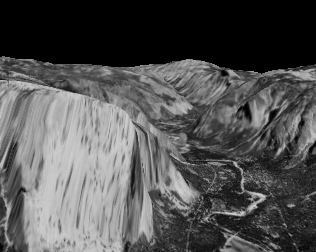
#> input picture CV/PS4/ps04/input_images/DataSeq1/yos_img_01.jpg, 316 x 252 px
$ python experiment.py   (older library calls are emulated)
#> lines starting #> are read from the running program, lines starting #| are printed output that depends on the picture
### CV/PS4/ps04/ps4.py
"""Problem Set 4: Motion Detection"""

import numpy as np
import cv2

# [6 lines left out: function show_image, not called in this run]


def normalize_and_scale(image_in, scale_range=(0, 255)):
    """Normalizes and scales an image to a given range [0, 255].

    Utility function. There is no need to modify it.

    Args:
        image_in (numpy.array): input image.
        scale_range (tuple): range values (min, max). Default set to [0, 255].

    Returns:
        numpy.array: output image.
    """
    image_out = np.zeros(image_in.shape)
    cv2.normalize(image_in, image_out, alpha=scale_range[0],
                  beta=scale_range[1], norm_type=cv2.NORM_MINMAX)

    return image_out


# Assignment code
# [179 lines left out: functions gradient_x, gradient_y, optic_flow_lk, not called in this run]


    # # # ref: https://stackoverflow.com/questions/14321092/lucas-kanade-python-numpy-implementation-uses-enormous-amount-of-memory
    # params = np.zeros(img_a.shape + (5,))  # Ix2, Iy2, Ixy, Ixt, Iyt
    # params[..., 0] = Ix * Ix  # I_x2
    # params[..., 1] = Iy * Iy  # I_y2
    # params[..., 2] = Ix * Iy  # I_xy
    # params[..., 3] = Ix * It  # I_xt
    # params[..., 4] = Iy * It  # I_yt
    # # del Ix, Iy, It
    # cum_params = np.cumsum(np.cumsum(params, axis=0), axis=1)# <-- boxFilter?
    # # del params
    # # ↓ 2 x 2 mat
    # win = 5
    # win_params = (cum_params[2 * win + 1:, 2 * win + 1:] -
    #               cum_params[2 * win + 1:, :-1 - 2 * win] -
    #               cum_params[:-1 - 2 * win, 2 * win + 1:] +
    #               cum_params[:-1 - 2 * win, :-1 - 2 * win])
    # # del cum_params
    # op_flow = np.zeros(img_a.shape + (2,))
    #
    # # ↓ get determinant
    # # I_x2 * I_y2 - I_xy^2
    # det = win_params[..., 0] * win_params[..., 1] - win_params[..., 2] ** 2
    # # ↓ u and v
    # # I_y2 * I_xt - I_xy *  I_yt / det
    # op_flow_x = np.where(det != 0,
    #                      (win_params[..., 1] * win_params[..., 3] -
    #                       win_params[..., 2] * win_params[..., 4]) / det,
    #                      0)
    # # I_x2 * I_yt - I_xy * I_xt / det
    # op_flow_y = np.where(det != 0,
    #                      (win_params[..., 0] * win_params[..., 4] -
    #                       win_params[..., 2] * win_params[..., 3]) / det,
    #                      0)
    #
    # print()


def reduce_image(image):
    """Reduces an image to half its shape.

    The autograder will pass images with even width and height. It is
    up to you to determine values with odd dimensions. For example the
    output image can be the result of rounding up the division by 2:
    (13, 19) -> (7, 10)

    For simplicity and efficiency, implement a convolution-based
    method using the 5-tap separable filter.

    Follow the process shown in the lecture 6B-L3. Also refer to:
    -  Burt, P. J., and Adelson, E. H. (1983). The Laplacian Pyramid
       as a Compact Image Code
    You can find the link in the problem set instructions.

    Args:
        image (numpy.array): grayscale floating-point image, values in
                             [0.0, 1.0].

    Returns:
        numpy.array: output image with half the shape, same type as the
                     input image.
    """
    kernel = np.array([1/16, 4/16, 6/16, 4/16, 1/16])
    gaus_image = cv2.sepFilter2D(image, -1, kernel, kernel)
    reduced = np.array(gaus_image)[::2, ::2]
    return reduced


def gaussian_pyramid(image, levels):
    """Creates a Gaussian pyramid of a given image.

    This method uses reduce_image() at each level. Each image is
    stored in a list of length equal the number of levels.

    The first element in the list ([0]) should contain the input
    image. All other levels contain a reduced version of the previous
    level.

    All images in the pyramid should floating-point with values in

    Args:
        image (numpy.array): grayscale floating-point image, values
                             in [0.0, 1.0].
        levels (int): number of levels in the resulting pyramid.

    Returns:
        list: Gaussian pyramid, list of numpy.arrays.
    """
    gaus_list = []
    reduced_image = image
    gaus_list.append(reduced_image)
    for level in range(1, levels):
        reduced_image = reduce_image(reduced_image)
        gaus_list.append(reduced_image)
    return gaus_list

# ref https://gist.github.com/uchidama/41d1c0a068f1d36dec2706715a7f17aa
def concat_images(im1, im2):
    dst = np.zeros(shape=(max(im1.shape[0], im2.shape[0]), im1.shape[1] + im2.shape[1]))
    dst[0:im1.shape[0], 0:im1.shape[1]] = im1
    dst[0:im2.shape[0], im1.shape[1]:im1.shape[1]+im2.shape[1]] = im2
    return dst


def create_combined_img(img_list):
    """Stacks images from the input pyramid list side-by-side.

    Ordering should be large to small from left to right.

    See the problem set instructions for a reference on how the output
    should look like.

    Make sure you call normalize_and_scale() for each image in the
    pyramid when populating img_out.

    Args:
        img_list (list): list with pyramid images.

    Returns:
        numpy.array: output image with the pyramid images stacked
                     from left to right.
    """
    combined_image = img_list[0]
    combined_image = normalize_and_scale(combined_image)
    for image in img_list[1:]:
        norm_scaled_image = normalize_and_scale(image)
        combined_image = concat_images(combined_image, norm_scaled_image)
    return combined_image


# ref https://stackoverflow.com/questions/27125959/numpy-array-insert-alternate-rows-of-zeros
def expand_image(image):
    """Expands an image doubling its width and height.

    For simplicity and efficiency, implement a convolution-based
    method using the 5-tap separable filter.

    Follow the process shown in the lecture 6B-L3. Also refer to:
    -  Burt, P. J., and Adelson, E. H. (1983). The Laplacian Pyramid
       as a Compact Image Code

    You can find the link in the problem set instructions.

    Args:
        image (numpy.array): grayscale floating-point image, values
                             in [0.0, 1.0].

    Returns:
        numpy.array: same type as 'image' with the doubled height and
                     width.
    """
    expand = np.zeros([image.shape[0]*2, image.shape[1]*2])
    expand[::2, ::2] = image
    kernel = np.array([1 / 8, 4 / 8, 6 / 8, 4 / 8, 1 / 8])
    gaus_image = cv2.sepFilter2D(expand, -1, kernel, kernel)
    return gaus_image


def laplacian_pyramid(g_pyr):
    """Creates a Laplacian pyramid from a given Gaussian pyramid.

    This method uses expand_image() at each level.

    Args:
        g_pyr (list): Gaussian pyramid, returned by gaussian_pyramid().

    Returns:
        list: Laplacian pyramid, with l_pyr[-1] = g_pyr[-1].
    """
    laplacian_list = []
    last_image = g_pyr[-1]
    laplacian_list.append(last_image)
    expanded_image = expand_image(last_image)
    reversed_image_list = reversed(g_pyr[0:-1])
    for image in reversed_image_list:
        if image.shape[0] == expanded_image.shape[0]-1:
            expanded_image = expanded_image[:-1, :]
        if image.shape[1] == expanded_image.shape[1]-1:
            expanded_image = expanded_image[:, :-1]
        lap_im = image - expanded_image
        laplacian_list.append(lap_im)
        expanded_image = expand_image(image)
    return list(reversed(laplacian_list))


# ref https://stackoverflow.com/questions/44041157/how-to-warp-the-later-frame-to-previous-frame-using-optical-flow-image
# [86 lines left out: functions warp, hierarchical_lk, not called in this run]

# [36 lines of commented-out code are left out]

### CV/PS4/ps04/experiment.py
"""Problem Set 4: Motion Detection"""

import cv2
import os
import numpy as np

import ps4

# I/O directories
from track_Bar import TrackBar

input_dir = "input_images"
output_dir = "./"


# Utility code
# [70 lines left out: functions quiver, scale_u_and_v, not called in this run]

INPUT_DIR = "input_images/test_images/"
# [74 lines left out: functions part_1a, part_1b, not called in this run]


def part_2():

    yos_img_01 = cv2.imread(os.path.join(input_dir, 'DataSeq1',
                                         'yos_img_01.jpg'), 0) / 255.
#> yos_img_01: shape (252, 316) float64; min 0, max 0.827, mean 0.326

    # 2a
    levels = 4
    yos_img_01_g_pyr = ps4.gaussian_pyramid(yos_img_01, levels)
#> after the loop in gaussian_pyramid, `for level in range(1, levels):`:
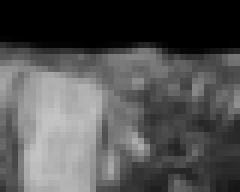
#> reduced_image: shape (32, 40) float64 (shown 6 times larger); min 0, max 0.77, mean 0.321
#> after the loop in gaussian_pyramid, `for level in range(1, levels):`: gaus_list = 4 items
#> yos_img_01_g_pyr = 4 items
    yos_img_01_g_pyr_img = ps4.create_combined_img(yos_img_01_g_pyr)
#> in normalize_and_scale, `cv2.normalize(image_in, image_out, alpha=scale_range[0], beta=scale_ra..`:
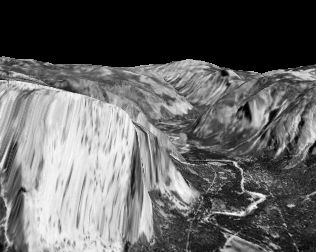
#> image_out: shape (252, 316) float64; min 0, max 255, mean 100.4; drawn with min black and max white
#> the loop in create_combined_img, `for image in img_list[1:]:` made 3 passes
#> after the loop in create_combined_img, `for image in img_list[1:]:`:
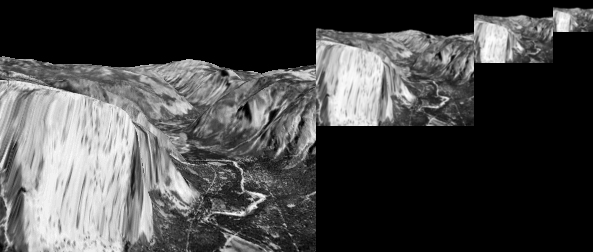
#> combined_image: shape (252, 593) float64; min 0, max 255, mean 71.7; drawn with min black and max white
    cv2.imwrite(os.path.join(output_dir, "ps4-2-a-1.png"),
                yos_img_01_g_pyr_img)

    # 2b
    yos_img_01_l_pyr = ps4.laplacian_pyramid(yos_img_01_g_pyr)
#> in expand_image, `expand[::2, ::2] = image`:
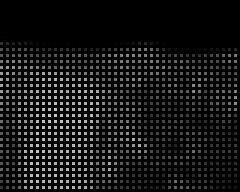
#> expand: shape (64, 80) float64 (shown 3 times larger); min 0, max 0.77, mean 0.0804
#> the loop in laplacian_pyramid, `for image in reversed_image_list:` made 3 passes
#> pass 1, in laplacian_pyramid, `lap_im = image - expanded_image`:
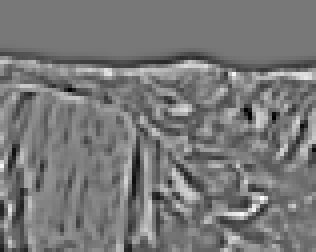
#> lap_im: shape (63, 79) float64 (shown 4 times larger); min -0.192, max 0.214, mean -3.33e-06; drawn with min black and max white
#> yos_img_01_l_pyr = 4 items
    yos_img_01_l_pyr_img = ps4.create_combined_img(yos_img_01_l_pyr)
#> the loop in create_combined_img (call 2), `for image in img_list[1:]:` made 3 passes
#> pass 1, in create_combined_img (call 2), `combined_image = concat_images(combined_image, norm_scaled_image)`:
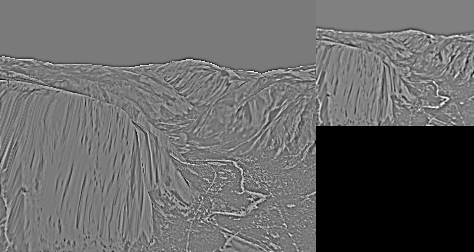
#> combined_image: shape (252, 474) float64; min 0, max 255, mean 103.2; drawn with min black and max white
#> after the loop in create_combined_img (call 2), `for image in img_list[1:]:`:
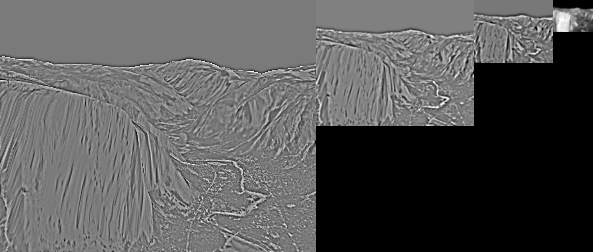
#> combined_image: shape (252, 593) float64; min -2.91e-15, max 255, mean 87.4; drawn with min black and max white
    cv2.imwrite(os.path.join(output_dir, "ps4-2-b-1.png"),
                yos_img_01_l_pyr_img)


# [55 lines left out: functions part_3a_1, part_3a_2, not called in this run]


def call_trackbar(src1, src2):
    trackBar = TrackBar(src1, src2)
    trackBar.start_track()


# [98 lines left out: functions part_4a, part_4b, part_5a, part_5b, part_6, not called in this run]


if __name__ == '__main__':
    # part_1a()
    # part_1b()
    part_2()
    # [7 lines of commented-out code are left out]

$ run again, with CV/PS4/ps04/input_images/MiniCooper/mc01.png saved as CV/PS4/ps04/input_images/DataSeq1/yos_img_01.jpg
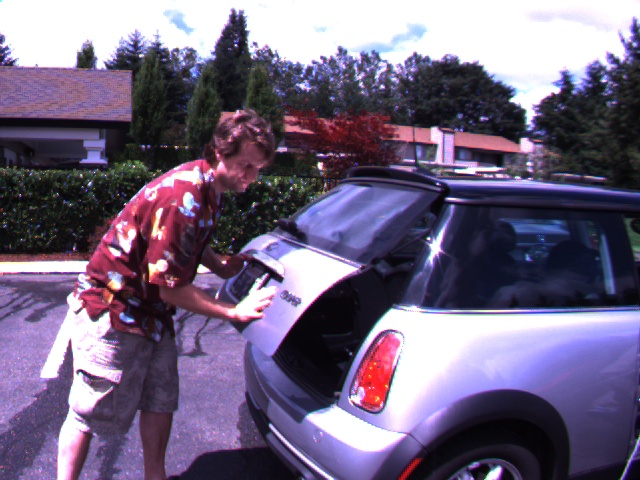
#> input picture CV/PS4/ps04/input_images/MiniCooper/mc01.png, 640 x 480 px
#> after the loop in gaussian_pyramid, `for level in range(1, levels):`: gaus_list = 4 items
#> the loop in create_combined_img, `for image in img_list[1:]:` made 3 passes
#> the loop in laplacian_pyramid, `for image in reversed_image_list:` made 3 passes
#> pass 1, in laplacian_pyramid, `lap_im = image - expanded_image`:
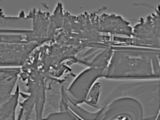
#> lap_im: shape (120, 160) float64; min -0.33, max 0.422, mean -0.000102; drawn with min black and max white
#> the loop in create_combined_img (call 2), `for image in img_list[1:]:` made 3 passes
#> after the loop in create_combined_img (call 2), `for image in img_list[1:]:`:
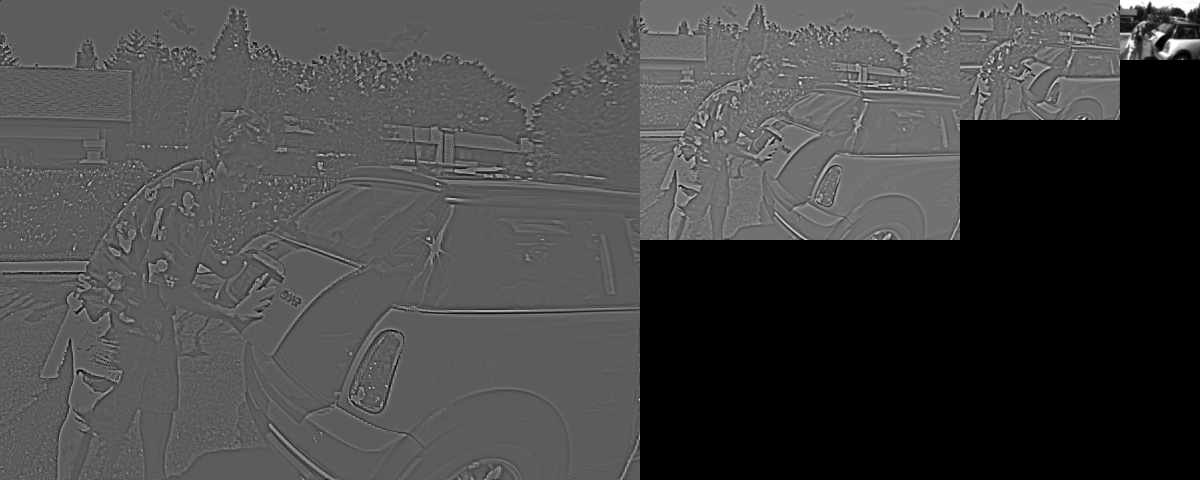
#> combined_image: shape (480, 1200) float64; min -3.53e-15, max 255, mean 69.2; drawn with min black and max white

$ run again, with CV/PS4/ps04/input_images/MiniCooper/mc03.png saved as CV/PS4/ps04/input_images/DataSeq1/yos_img_01.jpg
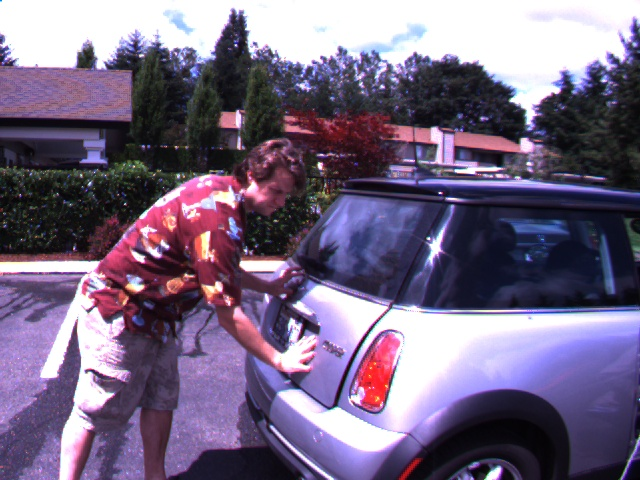
#> input picture CV/PS4/ps04/input_images/MiniCooper/mc03.png, 640 x 480 px
#> after the loop in gaussian_pyramid, `for level in range(1, levels):`: gaus_list = 4 items
#> the loop in create_combined_img, `for image in img_list[1:]:` made 3 passes
#> the loop in laplacian_pyramid, `for image in reversed_image_list:` made 3 passes
#> pass 1, in laplacian_pyramid, `lap_im = image - expanded_image`:
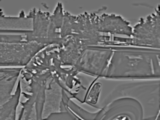
#> lap_im: shape (120, 160) float64; min -0.334, max 0.422, mean -0.000105; drawn with min black and max white
#> the loop in create_combined_img (call 2), `for image in img_list[1:]:` made 3 passes
#> after the loop in create_combined_img (call 2), `for image in img_list[1:]:`:
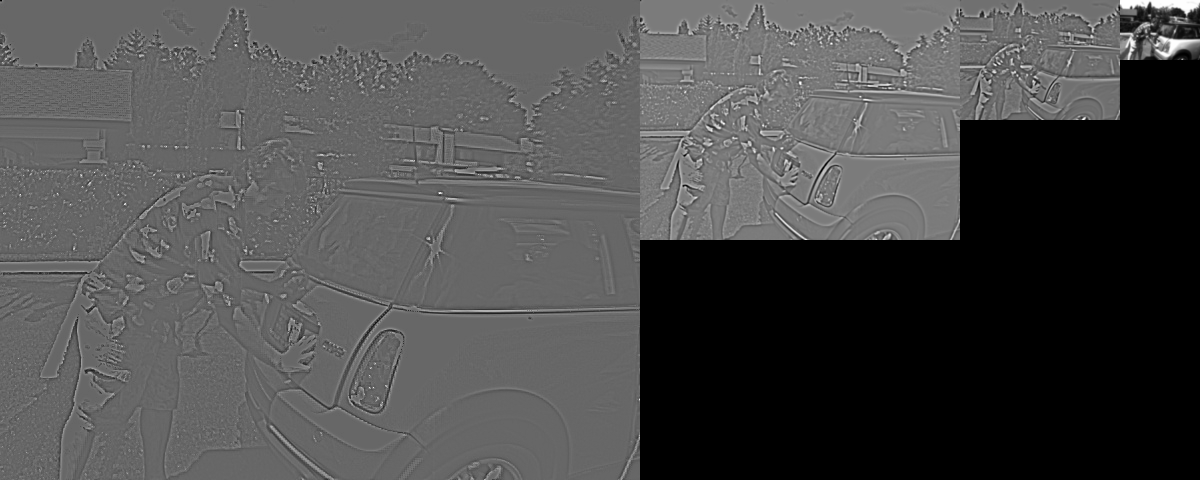
#> combined_image: shape (480, 1200) float64; min -2.85e-15, max 255, mean 76.3; drawn with min black and max white
